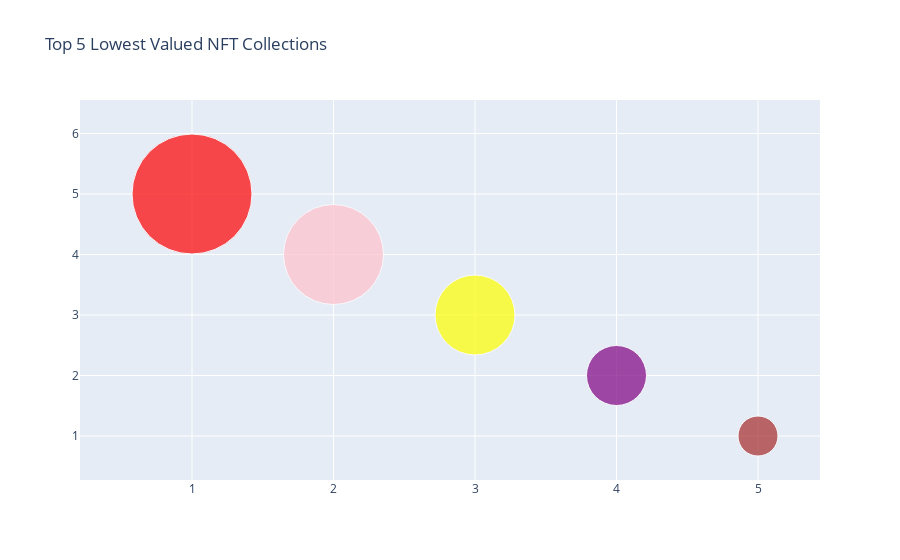

Write notebook code for a chart like this one.
### Markdown cell above
I then created the bubble chart showing the bottom 5 valued NFT collections

### Code cell
#collapse-output
import plotly.graph_objects as go

fig = go.Figure(data=[go.Scatter(
    x=[1, 2, 3, 4, 5], y=[5, 4, 3, 2, 1],
    text=['HedgehogsInSocks', 'MONSTER MOBS', 'ManekiGang', 'CryptoJanky', 'TheProjectURS'],
    mode='markers',
    marker=dict(
        color=['red', 'pink',  'yellow', 'purple','brown'],
        size=[120, 100, 80, 60, 40],
    )
)])
fig.update_layout(
    title='Top 5 Lowest Valued NFT Collections',
)
    
fig.show()

### Figure 1 — Plotly figure (JSON) as saved in the notebook; plotly's stock layout.template omitted (floating-point values rounded to 4 significant figures)
{"data": [{"marker": {"color": ["red", "pink", "yellow", "purple", "brown"], "size": [120, 100, 80, 60, 40]}, "mode": "markers", "text": ["HedgehogsInSocks", "MONSTER MOBS", "ManekiGang", "CryptoJanky", "TheProjectURS"], "type": "scatter", "x": [1, 2, 3, 4, 5], "y": [5, 4, 3, 2, 1]}], "layout": {"autosize": true, "title": {"text": "Top 5 Lowest Valued NFT Collections"}, "xaxis": {"autorange": true, "range": [0.1383, 5.465], "type": "linear"}, "yaxis": {"autorange": true, "range": [-1.194, 10.42], "type": "linear"}}}
